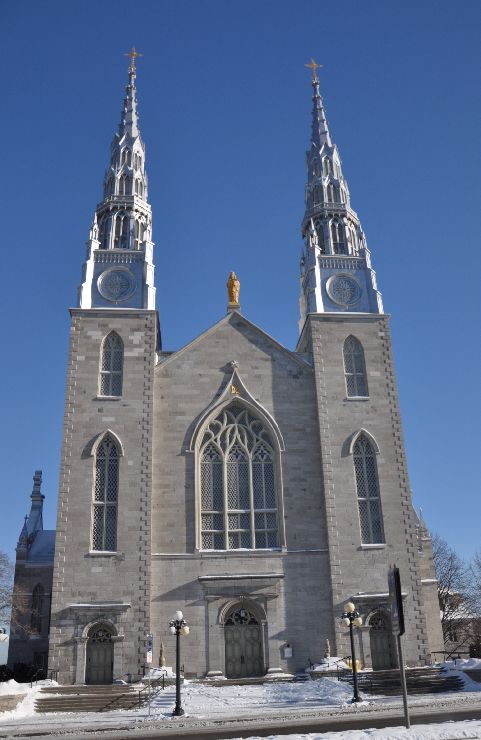
//> input picture church01.jpg, 481 x 740 px
$ ./main   (built with g++ and OpenCV 4, older OpenCV classes emulated)
//> lines starting //> are read from the running program, lines starting //| are printed output that depends on the picture
#include <iostream>
#include "opencv2/core/core.hpp"
#include "opencv2/features2d/features2d.hpp"
#include "opencv2/highgui/highgui.hpp"
#include <opencv2/legacy/legacy.hpp>

using namespace cv;
using namespace std;
int main()
{
    Mat img_1 = imread("/Users/lan/Desktop/TarReg/ORB/ORBtest/church01.jpg");
//> img_1 is the input picture: 740 rows x 481 cols, CV_8UC3; mean B, G, R 139.6, 109.9, 93.3
    Mat img_2 = imread("/Users/lan/Desktop/TarReg/ORB/ORBtest/church02.jpg");
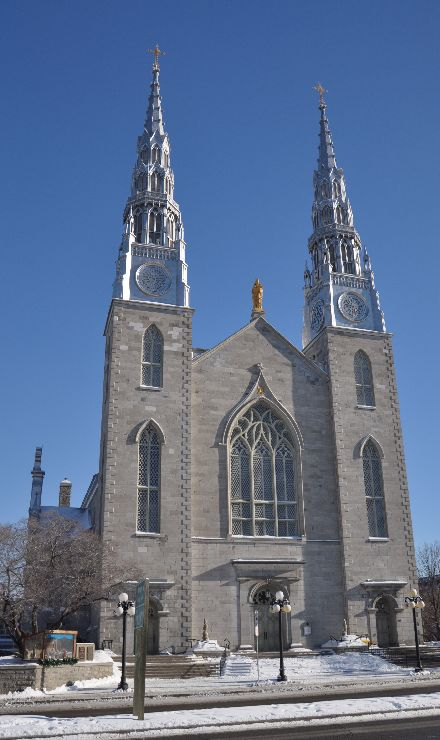
//> input picture church02.jpg, 440 x 740 px
//> img_2 is the input picture: 740 rows x 440 cols, CV_8UC3; mean B, G, R 142, 113.5, 96.8
    if (!img_1.data || !img_2.data)
    {
        cout << "error reading images " << endl;
        return -1;
    }

    ORB orb;
    vector<KeyPoint> keyPoints_1, keyPoints_2;
    Mat descriptors_1, descriptors_2;

    orb(img_1, Mat(), keyPoints_1, descriptors_1);
//> keyPoints_1 = 500 keypoints; strongest (x, y, size): (136, 209, 31), (136, 211, 31), (139, 221, 31), (348, 619, 31)
    orb(img_2, Mat(), keyPoints_2, descriptors_2);
//> keyPoints_2 = 500 keypoints; strongest (x, y, size): (172, 213, 31), (121, 664, 31), (169, 209, 31), (352, 240, 31)

    BruteForceMatcher<Hamming> matcher;
    vector<DMatch> matches;
    matcher.match(descriptors_1, descriptors_2, matches);
//> matches = 500 matches

    double max_dist = 0; double min_dist = 100;
    //-- Quick calculation of max and min distances between keypoints
    for( int i = 0; i < descriptors_1.rows; i++ )
    {
        double dist = matches[i].distance;
        if( dist < min_dist ) min_dist = dist;
        if( dist > max_dist ) max_dist = dist;
    }
//> this loop made 500 passes
//> (dist, min_dist, max_dist) on pass 1: (61, 61, 61)
//> (dist, max_dist) on passes 2, 7, 9, 34, 428: (68, 68), (76, 76), (82, 82), (89, 89), (95, 95)
//> after the loop, min_dist = 22; max_dist = 95
    printf("-- Max dist : %f \n", max_dist );
//| -- Max dist : 95.000000
    printf("-- Min dist : %f \n", min_dist );
//| -- Min dist : 22.000000
    //-- Draw only "good" matches (i.e. whose distance is less than 0.6*max_dist )
    //-- PS.- radiusMatch can also be used here.
    std::vector< DMatch > good_matches;
    for( int i = 0; i < descriptors_1.rows; i++ )
    {
        if( matches[i].distance < 0.5*max_dist )
        {
            good_matches.push_back( matches[i]);
        }
    }
//> after the loop, good_matches = 70 matches

    Mat img_matches;
    drawMatches(img_1, keyPoints_1, img_2, keyPoints_2,
                good_matches, img_matches, Scalar::all(-1), Scalar::all(-1),
                vector<char>(), DrawMatchesFlags::NOT_DRAW_SINGLE_POINTS);
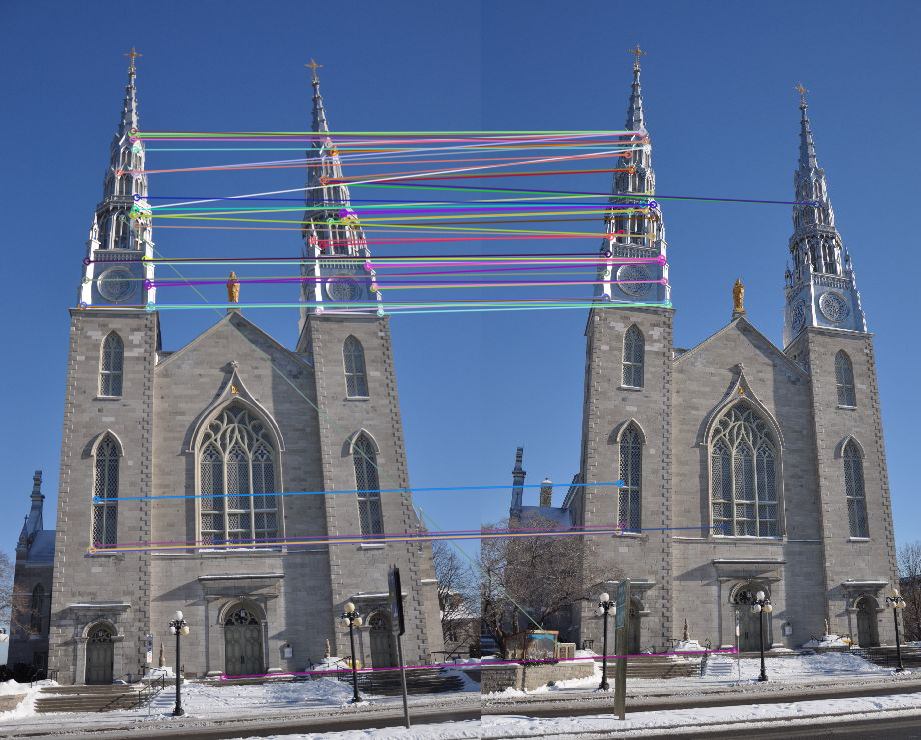
//> img_matches: 740 rows x 921 cols, CV_8UC3; mean B, G, R 140.2, 112.4, 97.7
    imshow( "MatchingORB", img_matches);
    cvWaitKey();
    return 0;
}
// [77 lines of commented-out code are left out]
